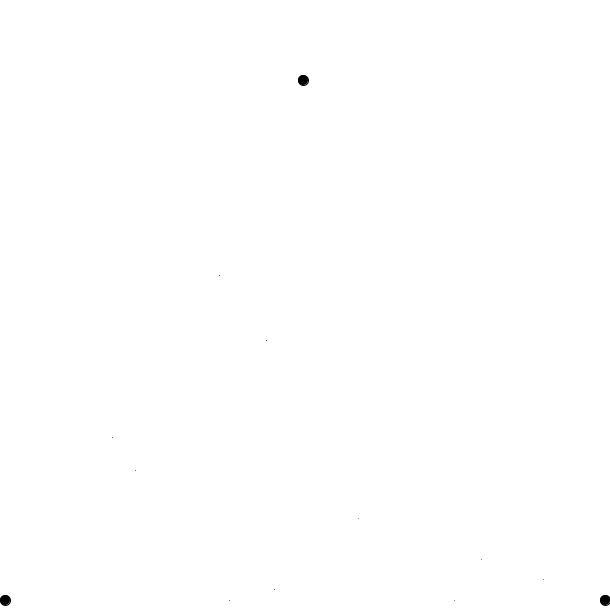
Frame 1 (no input)
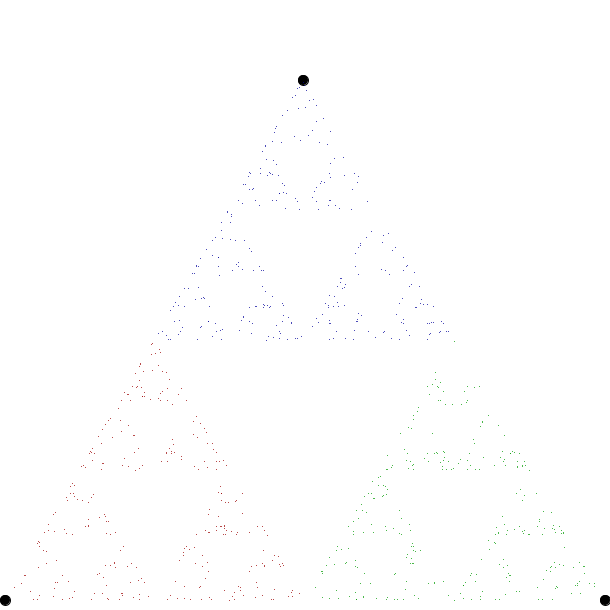
Frame 60 (the mouse pressed at the canvas centre just before this capture)
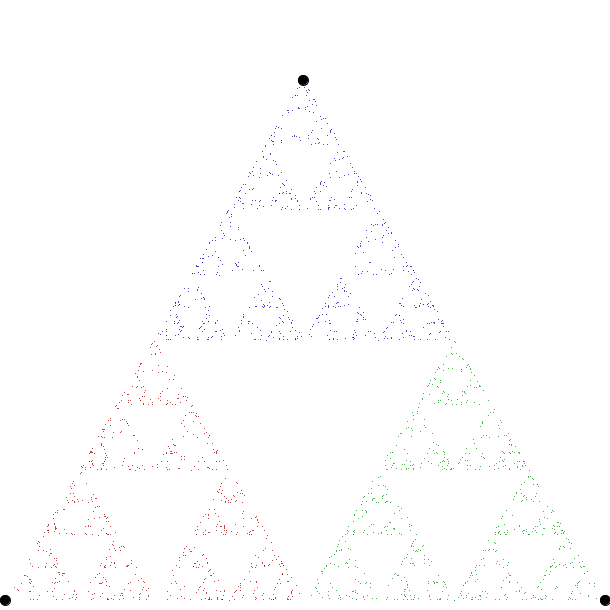
Frame 120 (the mouse held since frame 60 and released just before this capture)

The Processing sketch that drew these frames (run headless with seeded random() and noise(); from frame 60 on, the mouse is pressed at the canvas centre):

// Processing sketch: processing_134162
// ── processing_134162.pde

class tpoint
{
  int xpos, ypos;
  
  tpoint(int x, int y)
  {
    xpos = x;
    ypos = y;
  }
}

int rx;
int ry;
int count;
float numdrawpoints;
tpoint tp1;
tpoint tp2;
tpoint tp3;

void setup() 
{
  size(610, 610);
  frameRate(30);
  numdrawpoints = 10;

  randomSetup();
  
}

void randomSetup()
{
  noStroke();
  background(255);
  stroke(0);
  fill(0);
  rx = 303;
  ry = 600;
  count = 0;
  
  tp1 = new tpoint(5,600);
  tp2 = new tpoint(605,600);
  tp3 = new tpoint(303,int(600 - 300*sqrt(3)));
  
  ellipse(tp1.xpos,tp1.ypos,10,10);
  ellipse(tp2.xpos,tp2.ypos,10,10);
  ellipse(tp3.xpos,tp3.ypos,10,10);
}
  


void draw() 
{  
  int count = 0;
  while (count < numdrawpoints) //This will create 20 points before it attempts to draw the scene
  {
    int rpoint = int(random(3));
    if (rpoint == 0)
    {
      // triangle point 1
      rx = (rx + tp1.xpos)/2;
      ry = (ry + tp1.ypos)/2;
      stroke(155,0,0);
      fill(155,0,0);
    }
    else if (rpoint == 1)
    {
      // triangle point 2
      rx = (rx + tp2.xpos)/2;
      ry = (ry + tp2.ypos)/2;
      stroke(0,155,0);
      fill(0,155,0);
    }
    else if (rpoint == 2)
    {
      // triangle point 3
      rx = (rx + tp3.xpos)/2;
      ry = (ry + tp3.ypos)/2;
      stroke(0,0,155);
      fill(0,0,155);
    }
    point(rx,ry);
    count++;
  }
  if (numdrawpoints < 120)
  {
    numdrawpoints += (pow(count,0.05)-1);
  }
  
  
}

void keyPressed()
{
  randomSetup();
}

void mousePressed()
{
  randomSetup();
}
